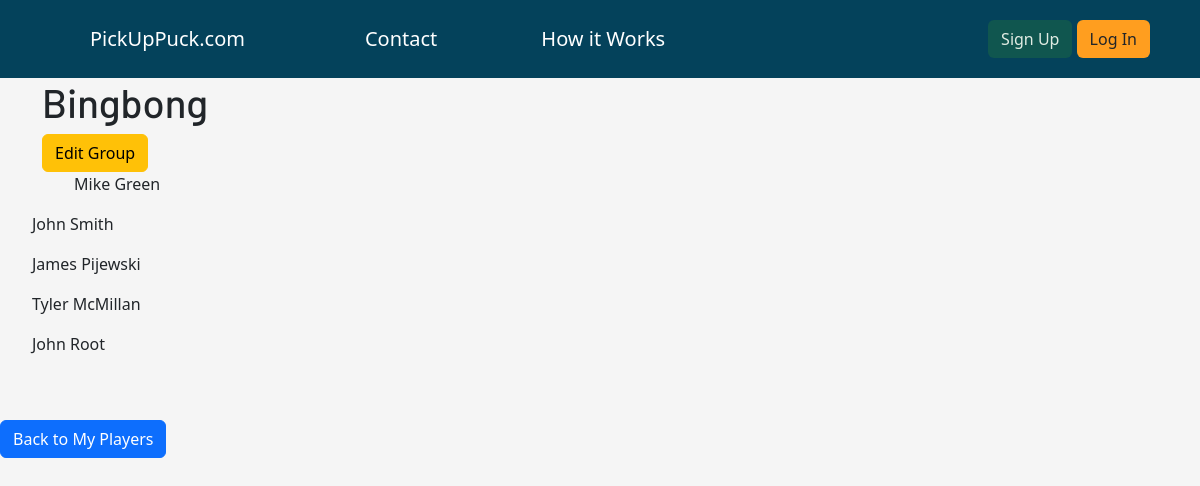
Screenshot of /organize/my-players/group/16 with the database file from the repository.
### OrgDash/models.py (models this page shows, shortened)
class PlayerGroup(models.Model):
    created_by = models.ForeignKey(User, on_delete= models.CASCADE, default= 1)
    name = models.CharField(max_length=100, default= "Group Name")
    members = models.ManyToManyField('Player', related_name='groups')

class Player(models.Model):
    first_name = models.CharField(max_length=150, default= None)
    last_name = models.CharField(max_length=150, default= None)
    email = models.EmailField(max_length=150, default= None)
    skill = models.DecimalField(max_digits=4, decimal_places=1)
    created_by = models.ForeignKey(User, on_delete= models.CASCADE, default= 1)
    goalie = models.BooleanField(default= False, null= True)
    class Meta():
        unique_together= ("created_by", "email")

### OrgDash/views.py (the view)
# urls.py: path('my-players/group/<int:pk>', views.PlayerGroupDetail.as_view(), name = 'player_group_detail'),
class PlayerGroupDetail(DetailView):
    model= PlayerGroup
    context_object_name = 'group'
    template_name = 'OrgDash/Players/group_detail.html'
    def get_context_data(self, **kwargs):
        context = super().get_context_data(**kwargs)
        context['members'] = self.object.members.all()
        return context

### OrgDash/templates/OrgDash/Players/group_detail.html (shortened to what this page needs)
{% extends 'base.html' %}
{% block body_block %}
<div class="container">
    <h1>{{group.name}}</h1>
    <form action="{% url 'OrgDash:player_group_update' pk=group.pk %}">
        <button class="btn btn-warning">Edit Group</button>
      <br>
    </form>
    {% for player in members %}
    <ul>
    {{player.first_name}} {{player.last_name}}
    </ul>
</div>
{% endfor %}
<br>
<br>
<form action="{% url 'OrgDash:player_dash' %}">
  <button class="btn btn-primary">Back to My Players</button>
</form>
{% endblock %}

### pickuphockey/static/pickuphockey.css (style rules this page uses)
body { background-color: whitesmoke; }
h1, h2, h3, h4, h5 { font-family: 'Barlow', sans-serif; }

### rows the page displays
PlayerGroup: name "Bingbong"
Player: first_name "Mike", last_name "Green"
Player: first_name "John", last_name "Smith"
Player: first_name "James", last_name "Pijewski"
Player: first_name "Tyler", last_name "McMillan"
Player: first_name "John", last_name "Root"
